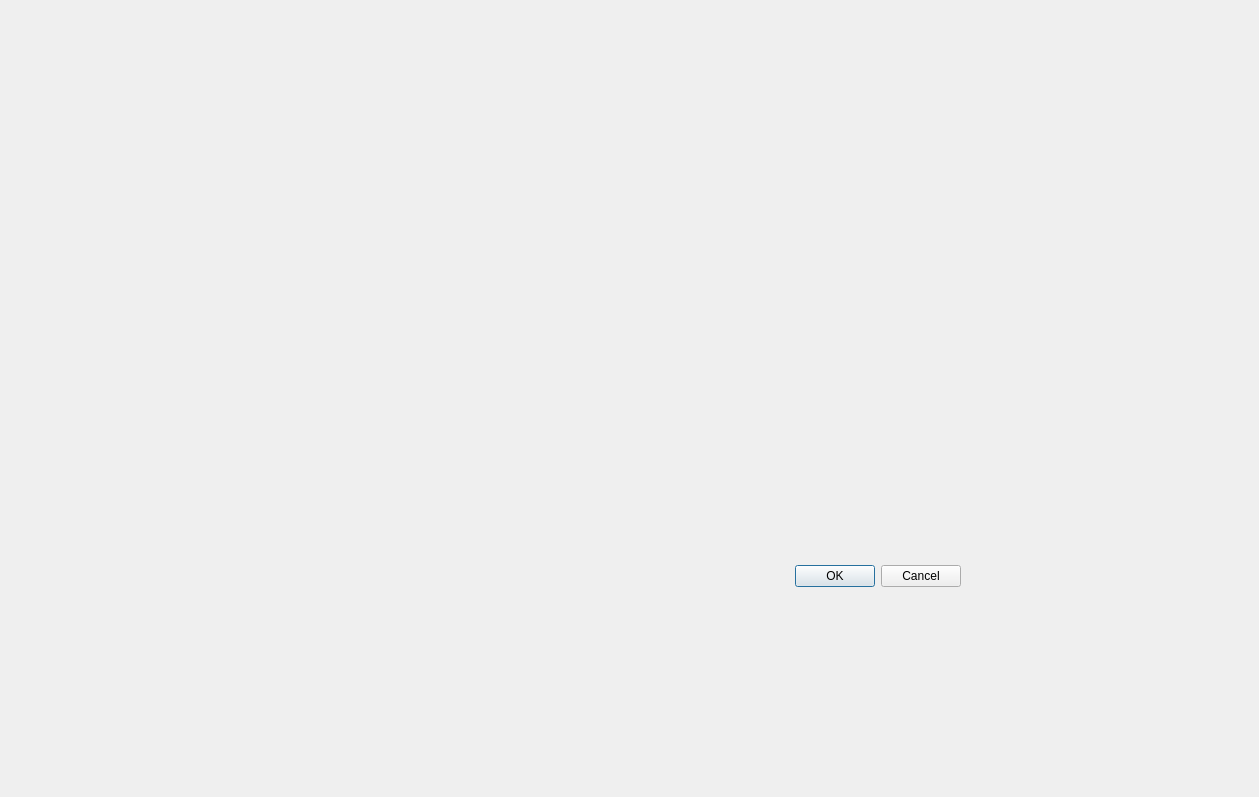
<?xml version="1.0" encoding="UTF-8"?>
<ui version="4.0">
 <class>SqlConvertorDlg</class>
 <widget class="QDialog" name="SqlConvertorDlg">
  <property name="geometry">
   <rect>
    <x>0</x>
    <y>0</y>
    <width>1259</width>
    <height>797</height>
   </rect>
  </property>
  <property name="windowTitle">
   <string>Конвертировать скрипт</string>
  </property>
  <widget class="QDialogButtonBox" name="buttonBox">
   <property name="geometry">
    <rect>
     <x>620</x>
     <y>560</y>
     <width>341</width>
     <height>32</height>
    </rect>
   </property>
   <property name="orientation">
    <enum>Qt::Horizontal</enum>
   </property>
   <property name="standardButtons">
    <set>QDialogButtonBox::Cancel|QDialogButtonBox::Ok</set>
   </property>
  </widget>
 </widget>
 <resources/>
 <connections>
  <connection>
   <sender>buttonBox</sender>
   <signal>accepted()</signal>
   <receiver>SqlConvertorDlg</receiver>
   <slot>accept()</slot>
   <hints>
    <hint type="sourcelabel">
     <x>248</x>
     <y>254</y>
    </hint>
    <hint type="destinationlabel">
     <x>157</x>
     <y>274</y>
    </hint>
   </hints>
  </connection>
  <connection>
   <sender>buttonBox</sender>
   <signal>rejected()</signal>
   <receiver>SqlConvertorDlg</receiver>
   <slot>reject()</slot>
   <hints>
    <hint type="sourcelabel">
     <x>316</x>
     <y>260</y>
    </hint>
    <hint type="destinationlabel">
     <x>286</x>
     <y>274</y>
    </hint>
   </hints>
  </connection>
 </connections>
</ui>
